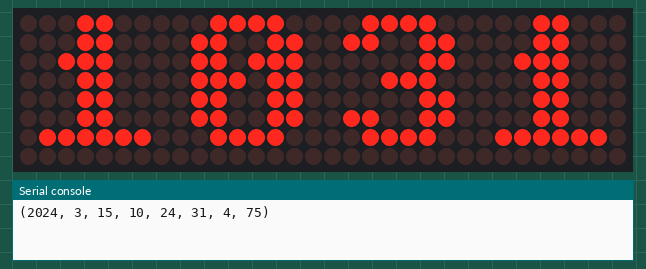
Bench run of a program on a simulated Raspberry Pi Pico running MicroPython. Parts: 32×8 LED matrix, the last lines printed to the serial console. The clock reads 2024-03-15 10:24:30 at power-on unless the program sets it; library files of the repository ran but are not shown: max7219.py.

Above: at 1.1 s.
At 5.1 s:
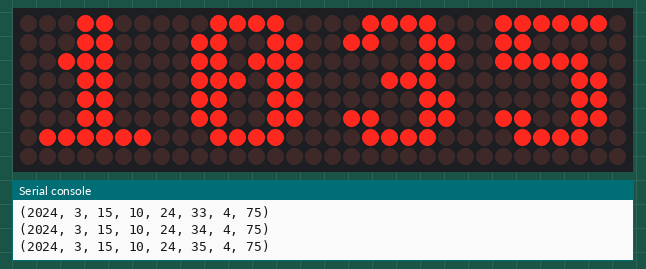
At 10.1 s:
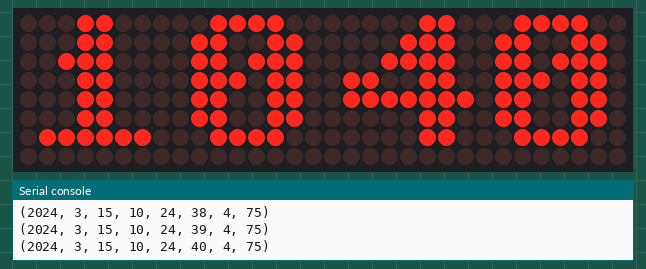
At 20.1 s:
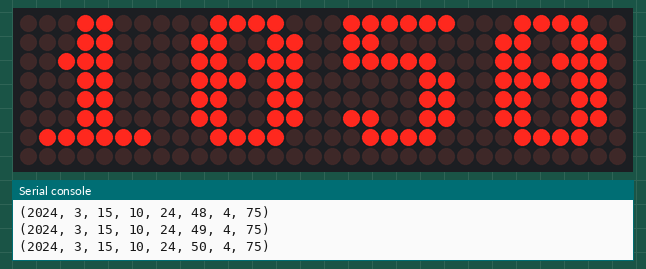
At 29.1 s:
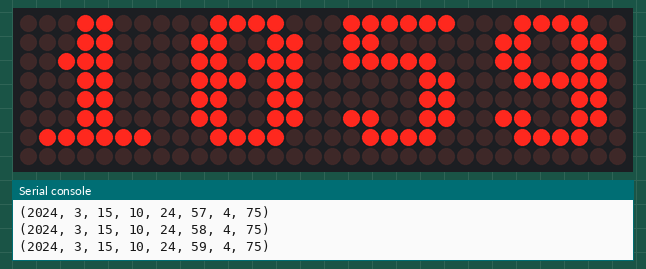
At 39.1 s:
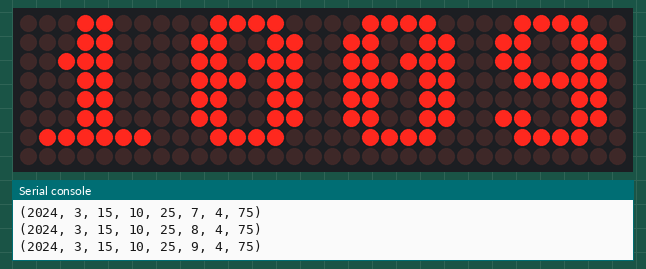

The program:

TimerExample_v3.py
```python
from machine import Pin, SPI, Timer
import MatrixDisplay_v4 as matrix
import utime

BLINKS_PER_SECOND = 1
timer = Timer()

def showTime( timer ):
    dt = utime.localtime()
    print(dt)
    currentTime = "{:02d}{:02d}".format(dt[3], dt[5])
    matrix.display.fill( matrix.CLEAR_SCREEN )
    matrix.display.text( currentTime, 0, 0, matrix.PIXEL_ON)
    matrix.display.show()

timer.init(freq=BLINKS_PER_SECOND, mode=Timer.PERIODIC, callback=showTime)
```

MatrixDisplay_v4.py
```python
from machine import Pin, SPI
import max7219

NUMBER_OF_MODULES : int = 4
PSI_CHANNEL = 0
PIN_SCK = 2
PIN_MOSI = 3
PIN_CS = 5
LED_BRIGHTNESS = 10

CLEAR_SCREEN = 0
PIXEL_ON = 1
PIXEL_OFF = 0

_spi = SPI(PSI_CHANNEL,sck=Pin( PIN_SCK ),mosi=Pin(PIN_MOSI))
_cs = Pin(PIN_CS, Pin.OUT)

display = max7219.Matrix8x8(_spi, _cs, NUMBER_OF_MODULES)
display.brightness( LED_BRIGHTNESS )

if "__main__" == __name__:
    from time import sleep
    SLEEP = 1 # second
    START_X = 0
    START_Y = 0

    def showText(tekst):
        display.fill( CLEAR_SCREEN )
        display.text( tekst,START_X,START_Y,PIXEL_ON)
        display.show()
        sleep( SLEEP )

    TEXT_1 = 'PICO'
    TEXT_2 = '1234'
    TEXT_3 = 'done'

    showText( TEXT_1 )
    showText( TEXT_2 )
    showText( TEXT_3 )
```

Measured:
- what the display in image 0 shows lasts 1.0 s, from 1.0 s to 2.0 s
